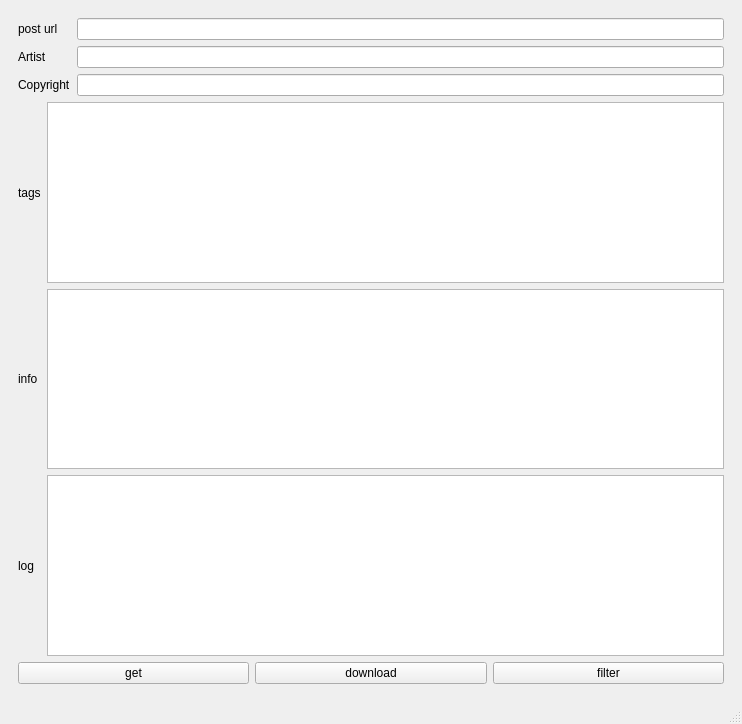
<?xml version="1.0" encoding="UTF-8"?>
<ui version="4.0">
 <class>DanbooruPost</class>
 <widget class="QMainWindow" name="DanbooruPost">
  <property name="geometry">
   <rect>
    <x>0</x>
    <y>0</y>
    <width>742</width>
    <height>724</height>
   </rect>
  </property>
  <property name="windowTitle">
   <string>danbooru</string>
  </property>
  <widget class="QWidget" name="centralwidget">
   <layout class="QGridLayout" name="gridLayout">
    <item row="0" column="0">
     <widget class="QWidget" name="widget_post" native="true">
      <layout class="QGridLayout" name="gridLayout_4">
       <item row="0" column="0">
        <layout class="QGridLayout" name="gridLayout_2">
         <item row="1" column="0">
          <widget class="QLabel" name="label_artist">
           <property name="text">
            <string>Artist</string>
           </property>
          </widget>
         </item>
         <item row="0" column="1">
          <widget class="QLineEdit" name="LE_url"/>
         </item>
         <item row="1" column="1">
          <widget class="QLineEdit" name="LE_artist"/>
         </item>
         <item row="0" column="0">
          <widget class="QLabel" name="label_url">
           <property name="text">
            <string>post url</string>
           </property>
          </widget>
         </item>
         <item row="2" column="0">
          <widget class="QLabel" name="label_cop">
           <property name="text">
            <string>Copyright</string>
           </property>
          </widget>
         </item>
         <item row="2" column="1">
          <widget class="QLineEdit" name="LE_cop">
           <property name="text">
            <string/>
           </property>
          </widget>
         </item>
        </layout>
       </item>
       <item row="1" column="0">
        <layout class="QGridLayout" name="gridLayout_3">
         <item row="0" column="0">
          <widget class="QLabel" name="label_tags">
           <property name="text">
            <string>tags</string>
           </property>
          </widget>
         </item>
         <item row="0" column="1">
          <widget class="QTextEdit" name="TE_tags">
           <property name="readOnly">
            <bool>true</bool>
           </property>
          </widget>
         </item>
         <item row="1" column="0">
          <widget class="QLabel" name="label_info">
           <property name="text">
            <string>info</string>
           </property>
          </widget>
         </item>
         <item row="1" column="1">
          <widget class="QTextEdit" name="TE_Info">
           <property name="readOnly">
            <bool>true</bool>
           </property>
          </widget>
         </item>
         <item row="2" column="0">
          <widget class="QLabel" name="label_log">
           <property name="text">
            <string>log</string>
           </property>
          </widget>
         </item>
         <item row="2" column="1">
          <widget class="QTextEdit" name="TE_log">
           <property name="readOnly">
            <bool>true</bool>
           </property>
          </widget>
         </item>
        </layout>
       </item>
       <item row="2" column="0">
        <layout class="QHBoxLayout" name="horizontalLayout">
         <item>
          <widget class="QPushButton" name="PB_getInfo">
           <property name="text">
            <string>get</string>
           </property>
          </widget>
         </item>
         <item>
          <widget class="QPushButton" name="PB_download">
           <property name="text">
            <string>download</string>
           </property>
          </widget>
         </item>
         <item>
          <widget class="QPushButton" name="PB_filter">
           <property name="text">
            <string>filter</string>
           </property>
          </widget>
         </item>
        </layout>
       </item>
      </layout>
     </widget>
    </item>
   </layout>
  </widget>
  <widget class="QMenuBar" name="menubar">
   <property name="geometry">
    <rect>
     <x>0</x>
     <y>0</y>
     <width>742</width>
     <height>22</height>
    </rect>
   </property>
  </widget>
  <widget class="QStatusBar" name="statusbar"/>
 </widget>
 <resources/>
 <connections/>
</ui>
